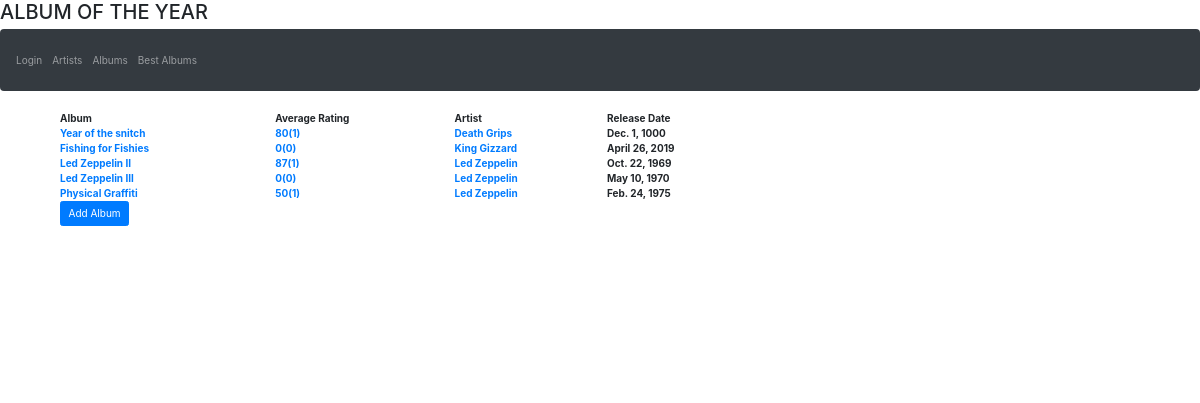
/music/albums/all/, run on an earlier commit of the app's database.
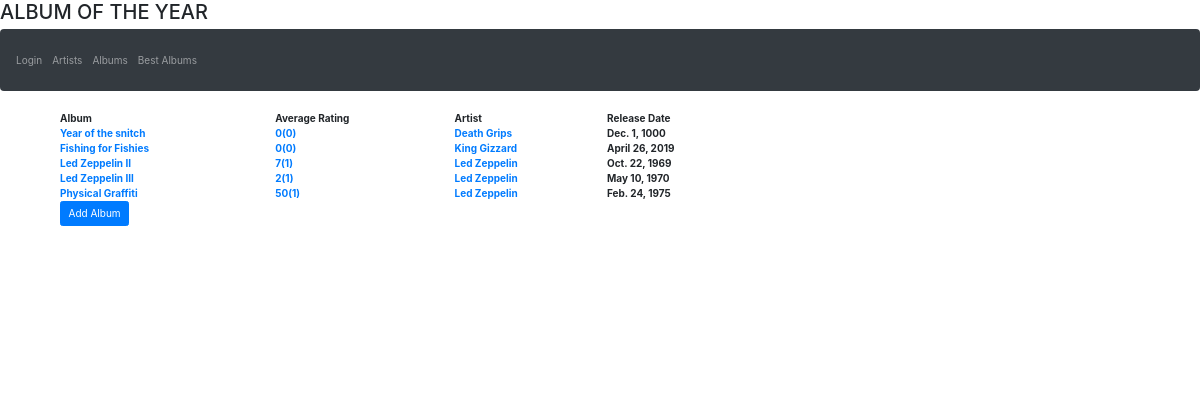
And on a later commit of the database.
### music/models.py (models this page shows, shortened)
class Album(models.Model):
    album_name = models.CharField(max_length=50,blank = False,null=False,unique=True)
    avg_rating = models.SmallIntegerField(default=0)
    artist = models.ForeignKey(Artist,on_delete=models.CASCADE)
    release_date = models.DateField(blank=False,null  = False)
    added_on = models.DateTimeField(default=timezone.now())
    image = models.ImageField(upload_to='album-image',blank=True,default="download.png")
    def get_slug(self):
        return slugify(self.artist)+"-to-"+slugify(self.album_name)
    def getratingcount(self):
        return self.review_set.all().count()

class Artist(models.Model):
    artist_name = models.CharField(max_length=40,blank = False,null=False)
    website = models.URLField(max_length=100)
    image = models.ImageField(upload_to='artist-image',blank=True,default="download.png")
    def __str__(self):
        return self.artist_name
    def get_slug(self):
        return slugify(self.artist_name)

### music/views.py (the view)
class AlbumList(generic.ListView):
    model =models.Album

### music/templates/music/album_list.html
{% extends 'base.html' %}
{% block body_block %}
    <div class="col-md-8">
        <table style="width: 100%">
        <tr>
            <th>
                Album
            </th>
            <th>
                Average Rating
            </th>
            <th>
                Artist
            </th>
            <th>
                Release Date
            </th>
        </tr>
            {% for album in album_list  %}
                <tr>
                    <th>
                        <a href="{% url 'music:albumpage' pk=album.pk slug=album.get_slug %}">{{ album.album_name }}</a>
                    </th>
                    <th>
                        <a href="{% url 'music:albumreview' album.pk album.get_slug %}">{{ album.avg_rating }}({{ album.getratingcount }})</a>
                    </th>
                    <th>
                        <a href="{% url 'music:artistpage' pk=album.artist.pk slug=album.artist.get_slug %}">{{ album.artist }}</a>
                    </th>
                    <th>
                        {{ album.release_date }}
                    </th>
                </tr>
        {% endfor %}
    </table>
    <form action="{% url 'music:albumcreate' %}">
        <input type="submit" class="btn btn-primary" value="Add Album">
        </form>
    </div>
{% endblock %}

### templates/base.html (shortened to what this page needs)
<!DOCTYPE html>
<html lang="en" dir="ltr">
  <head>
      <h2>ALBUM OF THE YEAR</h2>
    <link rel="stylesheet" href="https://maxcdn.bootstrapcdn.com/bootstrap/3.3.7/css/bootstrap.min.css">
    <link rel="stylesheet" href="https://maxcdn.bootstrapcdn.com/bootstrap/4.3.1/css/bootstrap.min.css">
  </head>
  <body>
  <nav class="navbar navbar-expand-sm bg-dark navbar-dark">
        <ul class="navbar-nav">
    <li class="nav-item ">
    {% if not user.is_authenticated %}
        <a class="nav-link" href="{% url 'login:login' %}">Login</a>
    {% endif %}
    </li>
    <li class="nav-item">
      <a class="nav-link" href="{% url 'music:artistlist' %}">Artists</a>
    </li>
    <li class="nav-item">
      <a class="nav-link" href="{% url 'music:albumlist' %}">Albums</a>
    </li>
    <li class="nav-item">
      <a class="nav-link " href="{% url 'music:bestalbumlist' %}">Best Albums</a>
    </li>
  </ul>
    </nav>
  <div class="container mycontent">
    {% block body_block %}
    {% endblock %}
    </div>
    <canvas id="canvas"></canvas>
  </body>
</html>

What changed in the data, as far as the page shows it:
changed Album "Year of the snitch": avg_rating "80" → "0"; getratingcount "1" → "0"
changed Album "Led Zeppelin II": avg_rating "87" → "7"
changed Album "Led Zeppelin III": avg_rating "0" → "2"; getratingcount "0" → "1"
